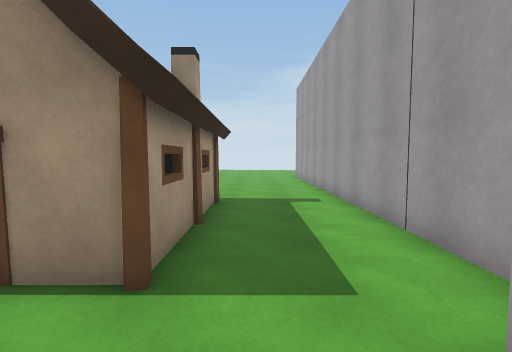
view 1 (above)

20 first-person views from a walk through a Unity game level. The camera is 1.5 m above the floor, tilts 4° down and sees 85° across. The floor is counted in squares, 1 m on a side. Each view is taken from the middle of a square. On the plan, view 1 faces up. The plan holds only what a view shows up to about 14 squares ahead; the rest is blank. The place goes on beyond the plan. The player character is not drawn.

view 2
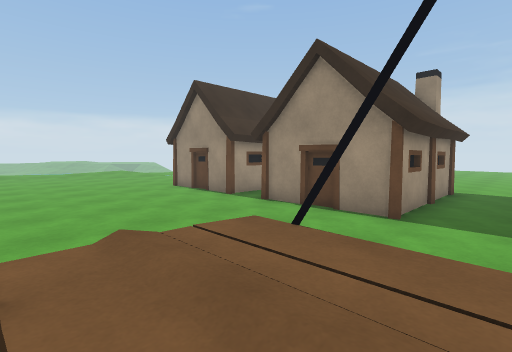

view 3
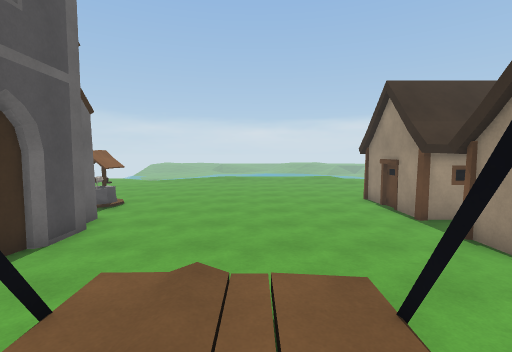

view 4
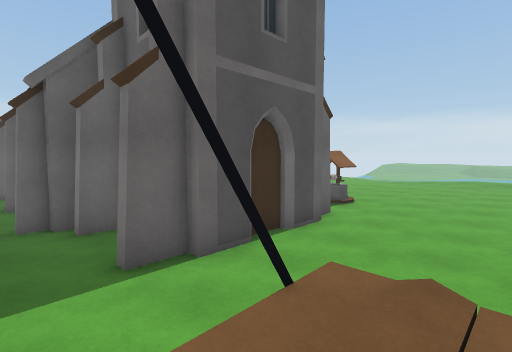

view 5
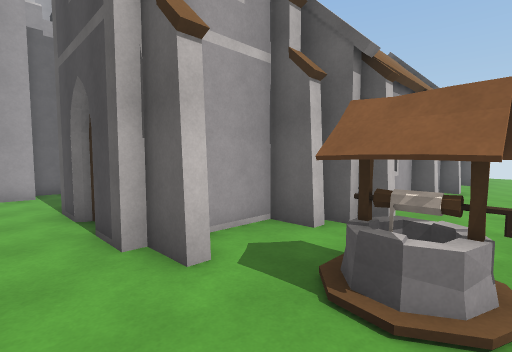

view 6
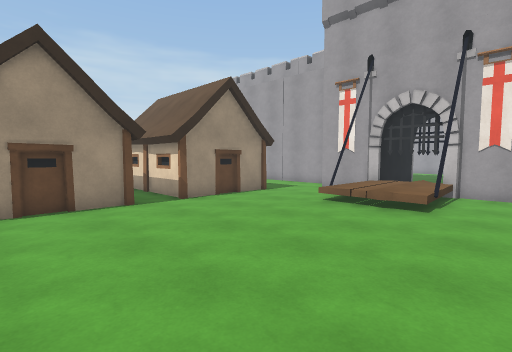

view 7
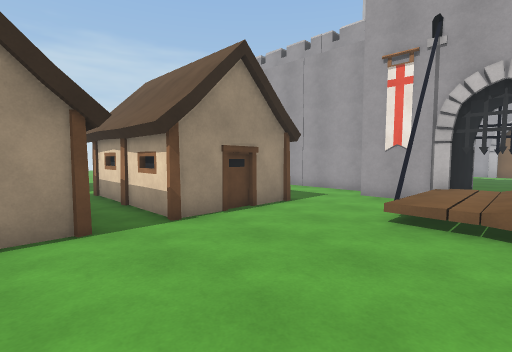

view 8
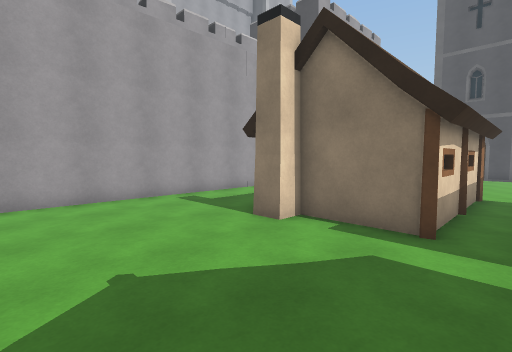

view 9
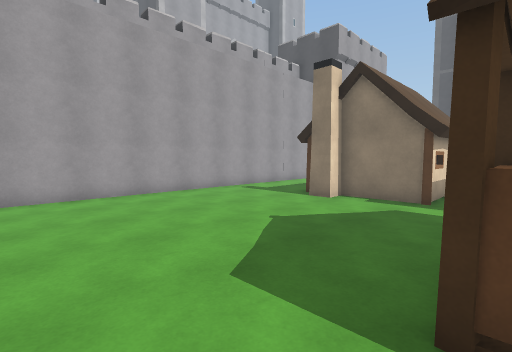

view 10
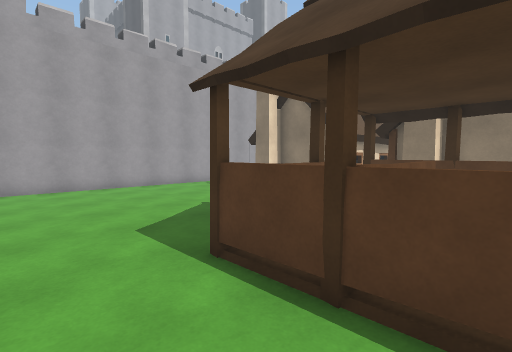

view 11
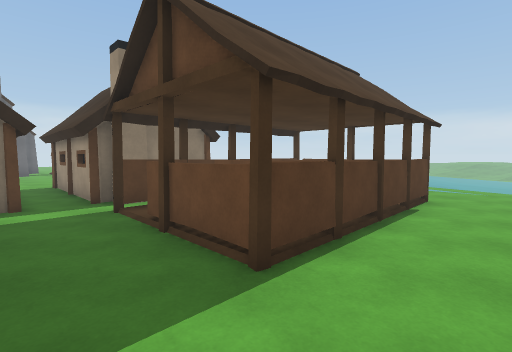

view 12
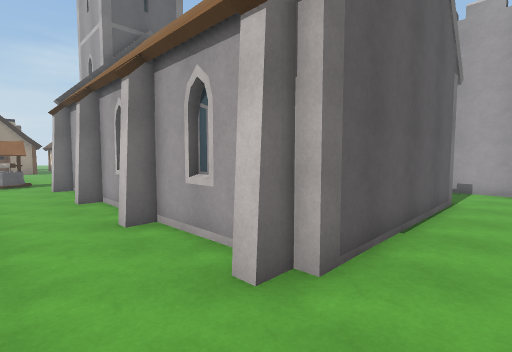

view 13
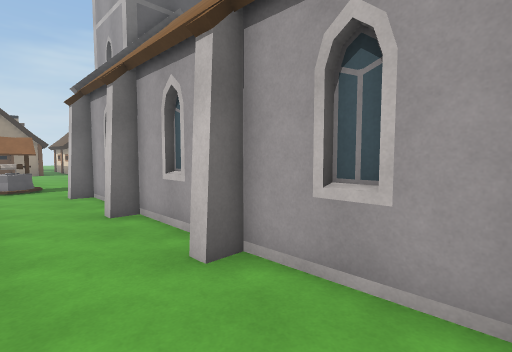

view 14
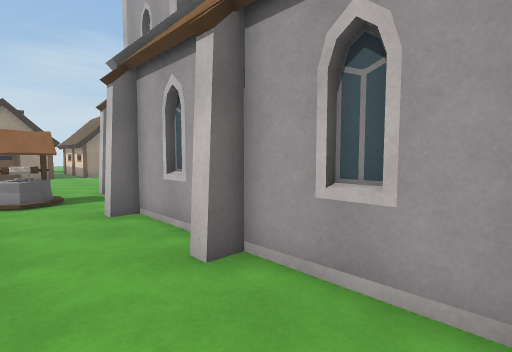

view 15
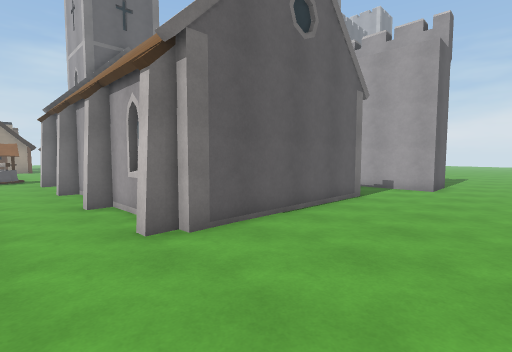

view 16
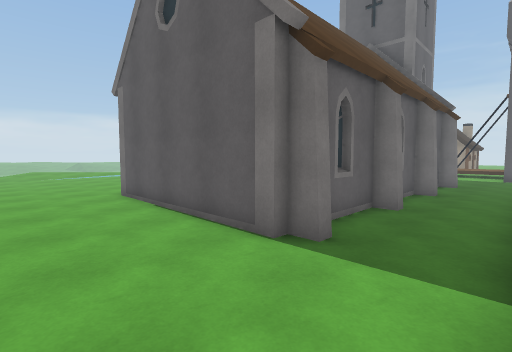

view 17
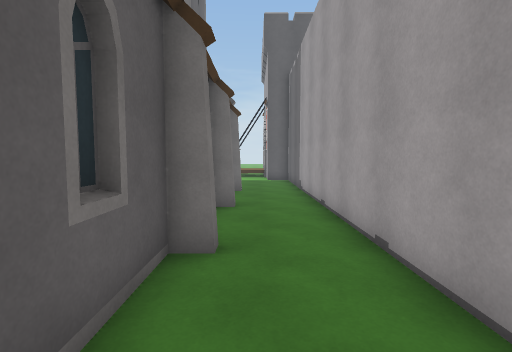

view 18
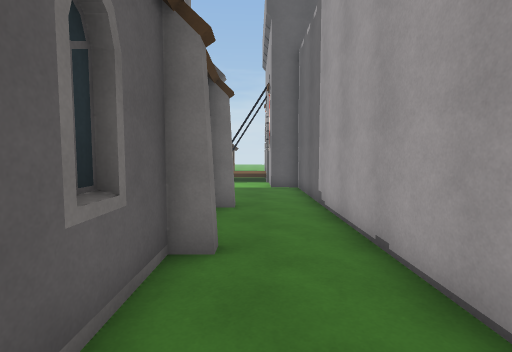

view 19
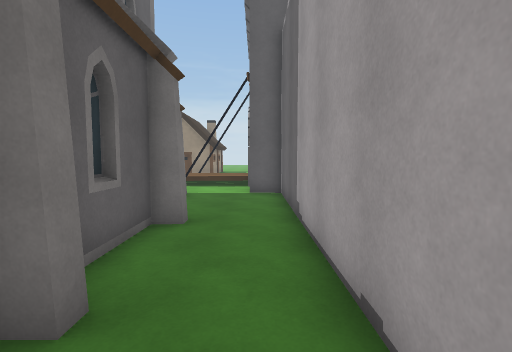

view 20
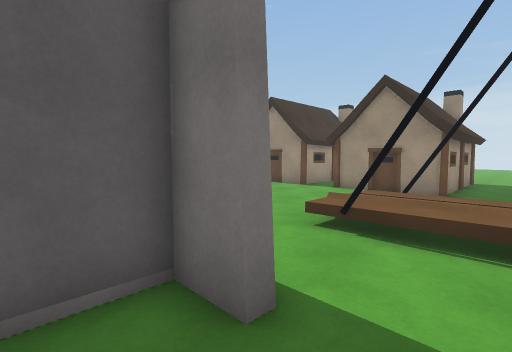

### Floor plan
Key: @ floor where view 1 was taken; # wall or solid block; . main floor; : floor 0.5 m higher than the main floor; / step, stairs or slope; = window, fence, low wall or low ledge; v drop or lower ground; H house; W well.
Columns run from 11 left of view 1 to 9 right of it. Each row starts with its distance up from view 1.
 19 ..............#
 18 ..............#
 17 ..............#
 16 ====..........#
 15  = =..........#
 14  = #..........#
 13  # #..........#
 12    ...........#
 11 ===#..........#
 10   ##....H#....#
  9 HHHH.HHHHHH...#
  8    H.HH  HH...#
  7    #.H#   H...#
  6    #.H#   H...#
  5    H.H#  #H...#
  4    H.H    H...#
  3 HHHH.HHHHHH...#
  2 .............##
  1 .............#
  0 ...........@.#
 -1 .........:#::#####...
 -2 ........./////    ...
 -3 ........=::::v
 -4 ........./#//#
 -5 .............#
 -6 .............##
 -7 ...########...#
 -8 WWW ##   #....#
 -9 WWW.#    #....#
-10 ...##    ##...#
-11 ...##     ##..#
-12 ...#       #..#
-13 ...#       #..#
-14 ...#       #..#
-15 ...#       #..#
-16 ...#       #..#
-17 ...#       #..#
-18 ...#       #..#
-19 ...#       #..#
-20 ...#       #..#
-21 ...#       #..#
-22 ...#       #..#
-23 ...#       #..#
-24 ...#########..#
-25 ..............#
-26 ..............###.
-27 ..................
-28  .................
-29 . ..........

Where each view was taken, in squares from view 1:
view 1: 0 up, 0 right, facing up
view 2: 4 down, 1 right, facing up-left
view 3: 2 down, 1 right, facing left
view 4: 2 down, 1 right, facing down-left
view 5: 5 down, 11 left, facing down-right
view 6: 6 down, 11 left, facing up-right
view 7: 3 down, 9 left, facing up-right
view 8: 15 up, 7 left, facing down-right
view 9: 19 up, 8 left, facing down-right
view 10: 19 up, 11 left, facing down-right
view 11: 19 up, 5 left, facing down-left
view 12: 26 down, 11 left, facing up-right
view 13: 23 down, 11 left, facing up-right
view 14: 19 down, 11 left, facing up-right
view 15: 29 down, 11 left, facing up-right
view 16: 28 down, 3 right, facing up-left
view 17: 24 down, 1 right, facing up
view 18: 20 down, 1 right, facing up
view 19: 18 down, 2 right, facing up
view 20: 9 down, 1 right, facing up-left
